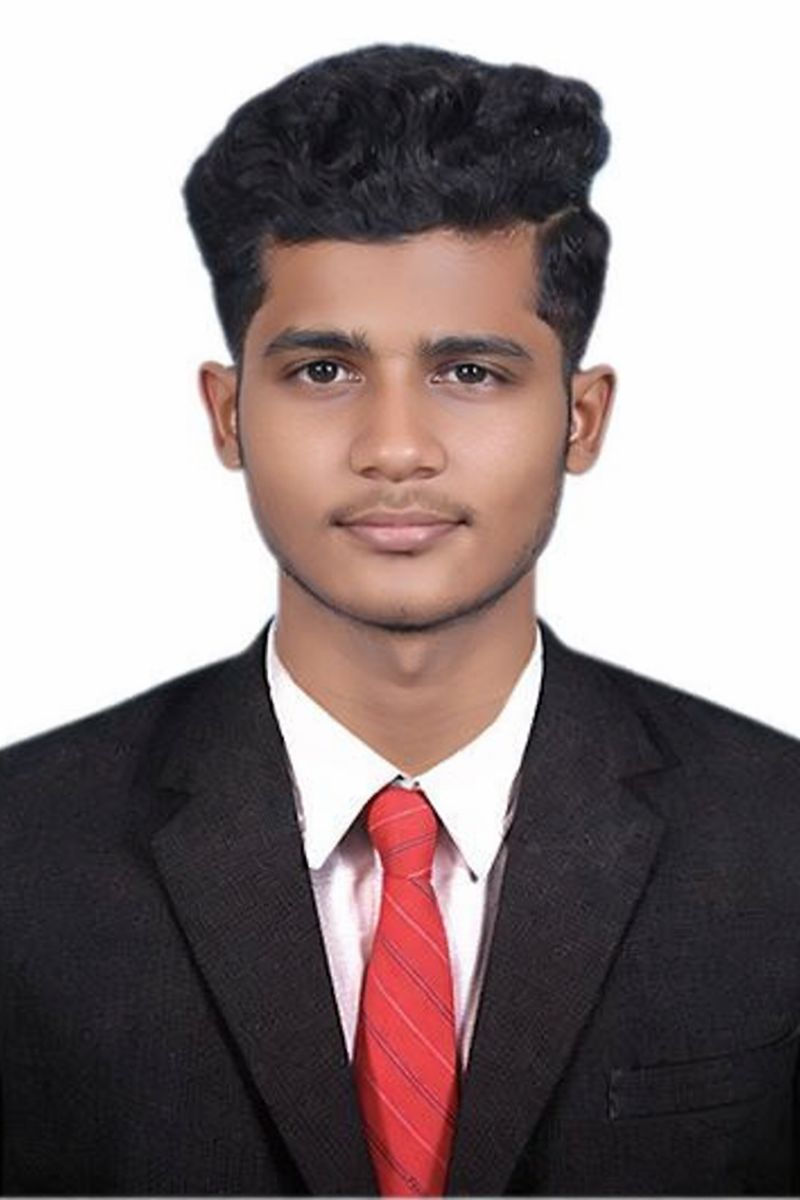
#> input picture img.png, 800 x 1200 px
$ jupyter execute main_sunglass.ipynb
#> lines starting #> are read from the running program, lines starting #| are printed output that depends on the picture; after the words box and inside, x2 and y2 are one past the last pixel; in counts of white or black regions, pixels touching at a corner belong together
[cell 1]
import cv2
import numpy as np
import matplotlib.pyplot as plt

#Load face image
faceImage = cv2.imread("img.png")
#> faceImage is the input picture: shape (1200, 800, 3); mean B, G, R 134.2, 134, 146.9
plt.imshow(faceImage[:,:,::-1]); plt.title("Face")
print("Face shape:", faceImage.shape)
#| Face shape: (1200, 800, 3)

[cell 2]
glassJPG = cv2.imread("sunglass.png")
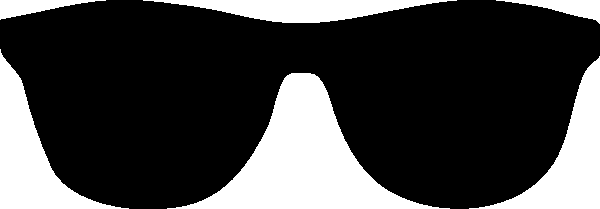
#> input picture sunglass.png, 600 x 209 px
#> glassJPG is the input picture: shape (209, 600, 3); 25.8% white; 6 white regions, box (x1, y1, x2, y2) and area: (167, 73, 450, 209) 13786, (0, 49, 129, 209) 6510, (469, 56, 600, 209) 6171, (143, 0, 457, 23) 3927, (496, 0, 600, 24) 1010, (0, 0, 106, 20) 977
plt.imshow(glassJPG[:,:,::-1]); plt.title("glassJPG")
print("Glass shape:", glassJPG.shape)
#| Glass shape: (209, 600, 3)

[cell 3]
glassBGR = glassJPG[:,:,0:3]
glassGray = cv2.cvtColor(glassBGR, cv2.COLOR_BGR2GRAY)
_, glassMask1 = cv2.threshold(glassGray, 240, 255, cv2.THRESH_BINARY_INV)  # detect non-white

plt.figure(figsize=[15,15])
#Show sunglasses color channels
plt.subplot(121)
plt.imshow(glassBGR[:,:,::-1])  # BGR → RGB
plt.title('Sunglass Color channels')

[cell 4]
import cv2
import numpy as np
import matplotlib.pyplot as plt

# Load images
faceImage = cv2.imread("img.png")
glassPNG  = cv2.imread("sunglass.png", cv2.IMREAD_UNCHANGED)

if faceImage is None or glassPNG is None:
    print("Error loading images")
    exit()

face_h, face_w, _ = faceImage.shape
#> face_h = 1200; face_w = 800

# Resize glasses (slightly smaller looks more natural)
new_w = int(face_w * 0.38)
#> new_w = 304
new_h = int(new_w * glassPNG.shape[0] / glassPNG.shape[1])
#> new_h = 105
glass_resized = cv2.resize(glassPNG, (new_w, new_h))

# Split channels
glass_rgb = glass_resized[:, :, :3]
alpha = glass_resized[:, :, 3] / 255.0
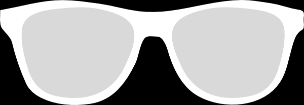
#> alpha: shape (105, 304) float64; min 0, max 1, mean 0.657

x = int(face_w * 0.30)
#> x = 240
y = int(face_h * 0.26)
#> y = 312

roi = faceImage[y:y+new_h, x:x+new_w]
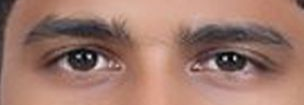
#> roi: shape (105, 304, 3); mean B, G, R 108.6, 121, 159.3

for c in range(3):
    roi[:, :, c] = (alpha * glass_rgb[:, :, c] +
                    (1 - alpha) * roi[:, :, c])
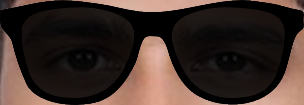
#> roi: shape (105, 304, 3); mean B, G, R 40, 45.4, 60.1

faceImage[y:y+new_h, x:x+new_w] = roi
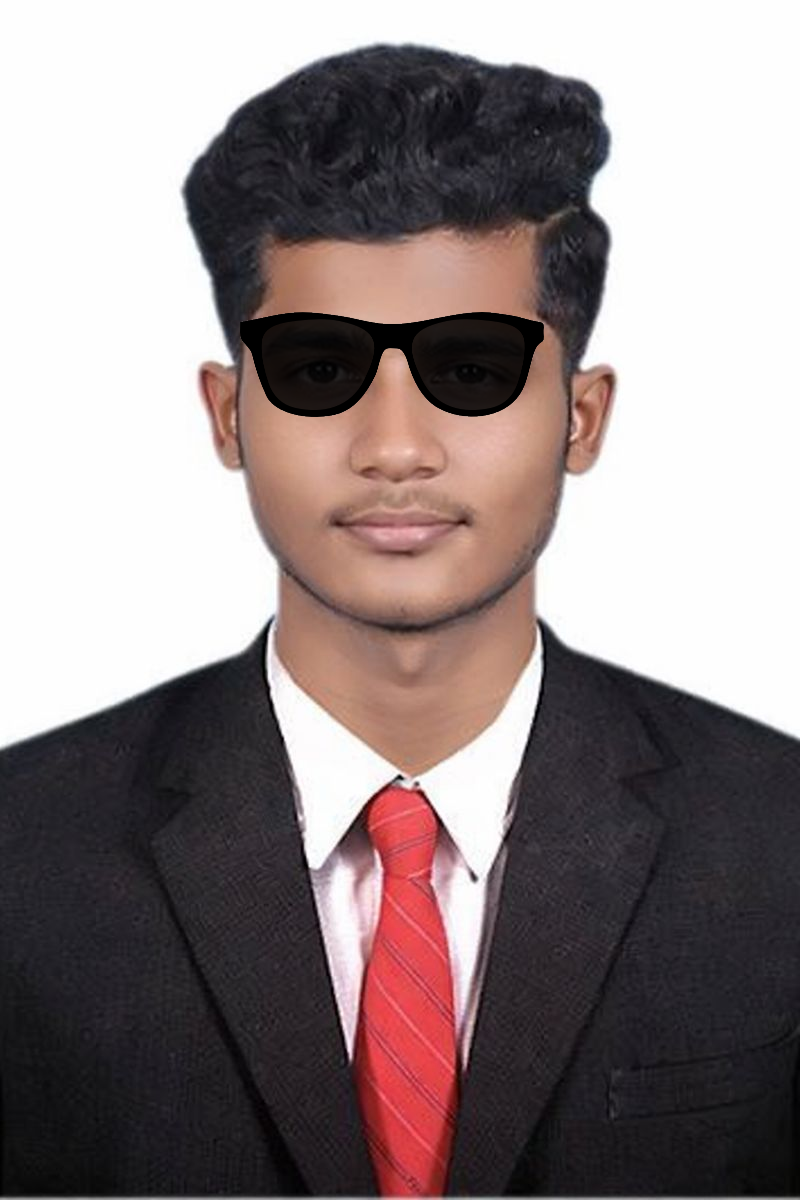
#> faceImage: shape (1200, 800, 3); 2.49% of pixels changed, all inside (x1, y1, x2, y2) = (240, 312, 544, 417)

plt.figure(figsize=(6,8))
plt.imshow(cv2.cvtColor(faceImage, cv2.COLOR_BGR2RGB))
plt.axis("off")
plt.show()
